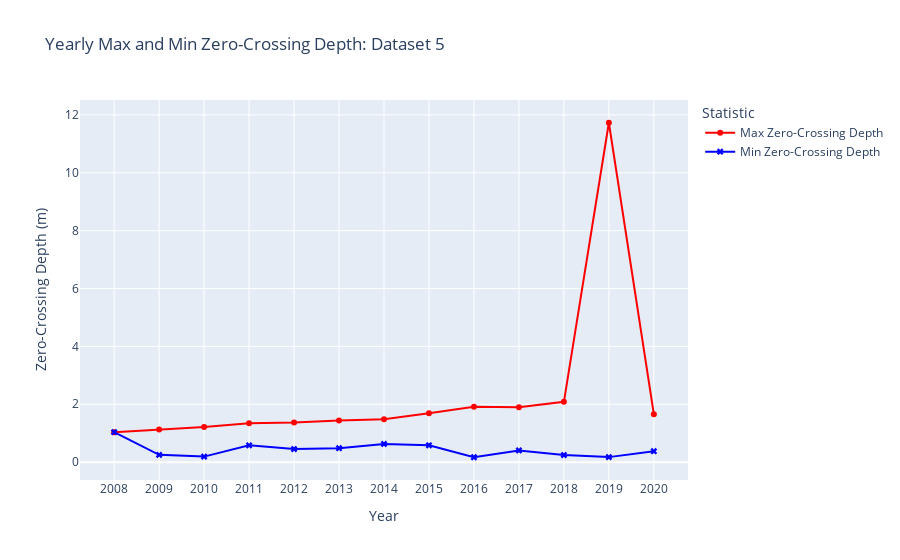

Here is the notebook cell this chart was saved with:
### Code cell
# Assuming dfm_list is already created from your previous processing step
# and df_names was also created by your load_borehole_data function (optional)

if len(dfm_list) > 4:
    # Try to get a more descriptive name if df_names exists
    dataset_name = f"Dataset {4+1}" # Default name
    # if 'df_names' in globals() and isinstance(df_names, list) and len(df_names) > 4:
    #     dataset_name = df_names[4].split('.')[0] # Example

    zcd_yearly_plot = plot_yearly_max_min_zero_crossing_depth(dfm_list[0], df_name=dataset_name)
    
    if zcd_yearly_plot:
        zcd_yearly_plot.show()
else:
    print("dfm_list does not contain enough processed dataframes (index 4 is out of bounds).")

# To plot for all processed dataframes:
# for i, dfm_item in enumerate(dfm_list):
#     dataset_name_loop = f"Dataset {i+1}"
#     if 'df_names' in globals() and isinstance(df_names, list) and len(df_names) > i:
#          dataset_name_loop = df_names[i].split('.')[0]
    
#     print(f"\nPlotting for {dataset_name_loop}:")
#     fig_loop = plot_yearly_max_min_zero_crossing_depth(dfm_item, df_name=dataset_name_loop)
#     if fig_loop:
#         fig_loop.show()

### Figure 1 — Plotly figure (JSON) as saved in the notebook; plotly's stock layout.template omitted (floating-point values rounded to 4 significant figures)
{"data": [{"line": {"color": "red"}, "marker": {"symbol": "circle"}, "mode": "lines+markers", "name": "Max Zero-Crossing Depth", "type": "scatter", "x": [2008, 2009, 2010, 2011, 2012, 2013, 2014, 2015, 2016, 2017, 2018, 2019, 2020], "y": [1.038, 1.125, 1.219, 1.346, 1.371, 1.441, 1.486, 1.69, 1.915, 1.902, 2.085, 11.73, 1.657]}, {"line": {"color": "blue"}, "marker": {"symbol": "x"}, "mode": "lines+markers", "name": "Min Zero-Crossing Depth", "type": "scatter", "x": [2008, 2009, 2010, 2011, 2012, 2013, 2014, 2015, 2016, 2017, 2018, 2019, 2020], "y": [1.038, 0.252, 0.1923, 0.5816, 0.4524, 0.4822, 0.6296, 0.5827, 0.1699, 0.4045, 0.2451, 0.1742, 0.3786]}], "layout": {"hovermode": "x unified", "legend": {"title": {"text": "Statistic"}}, "title": {"text": "Yearly Max and Min Zero-Crossing Depth: Dataset 5"}, "xaxis": {"title": {"text": "Year"}, "type": "category"}, "yaxis": {"title": {"text": "Zero-Crossing Depth (m)"}}}}
